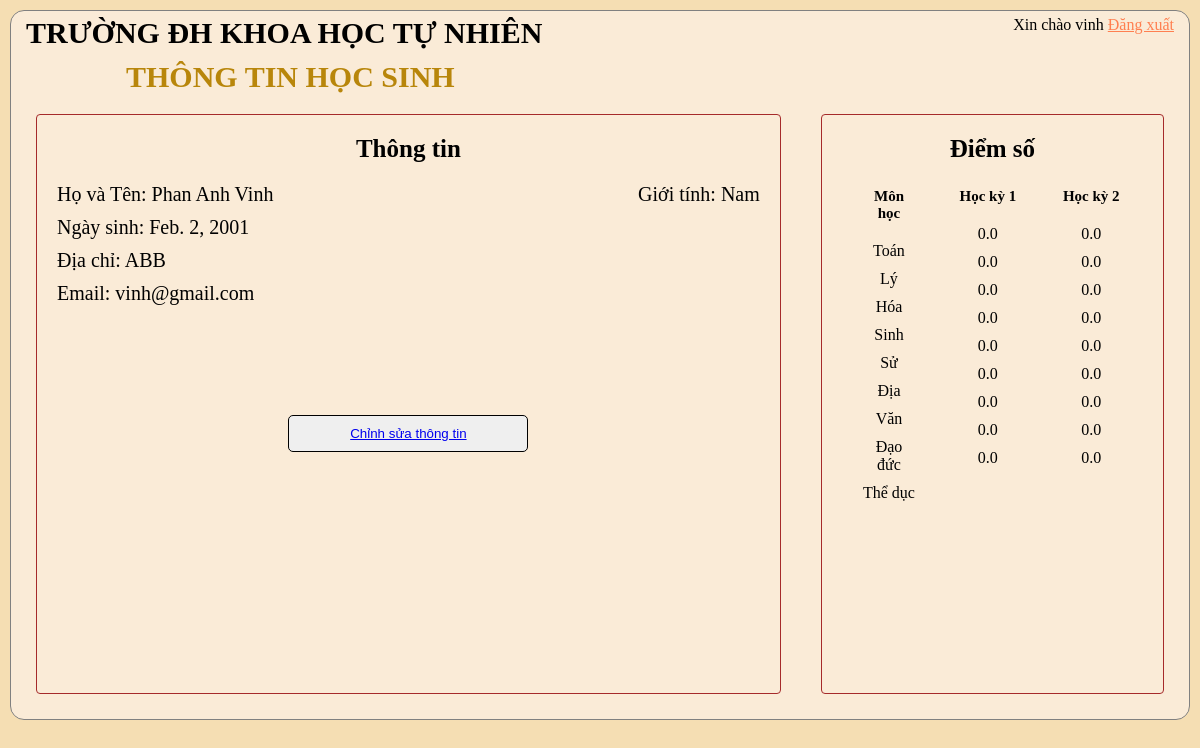
Page /studentProfile/ (signed in) on the earlier database version.
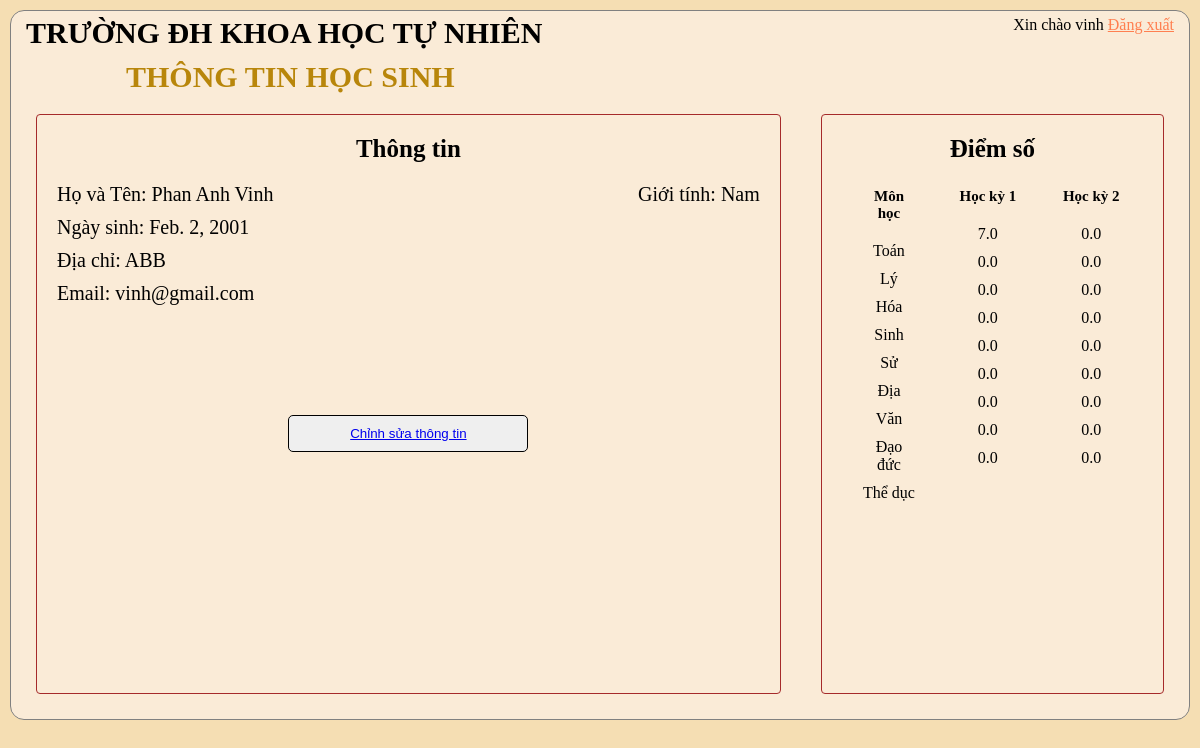
Same page on the later database version.
### Student/models.py (models this page shows, shortened)
class Score(models.Model):
	SEMESTER = (
		('học kỳ 1','học kỳ 1'),('học kỳ 2','học kỳ 2')
		)
	semester = models.CharField(max_length = 200, null = True, choices = SEMESTER)
	students = models.ForeignKey(Student, null = True, on_delete = models.CASCADE)
	Toan = models.FloatField(default=0)
	Ly =  models.FloatField(default=0)
	Hoa =  models.FloatField(default=0)
	Sinh =  models.FloatField(default=0)
	Su = models.FloatField(default=0)
	Dia = models.FloatField(default=0)
	Van = models.FloatField(default=0)
	Daoduc = models.FloatField(default=0)
	TheDuc = models.FloatField(default=0)
	class Meta:
		unique_together = ('semester', 'students')

### Student/decorators.py (the view)
		def wrapper_func(request, *args, **kwargs):
			group = None
			if request.user.groups.exists():
				group = request.user.groups.all()[0].name
			if group in allowed_roles:
				return view_func(request, *args, **kwargs)
			else:
				return HttpResponse('You are not authorized to view this page')

### Student/views.py (called while the page is built)
@login_required(login_url='login')
@allowed_users(allowed_roles=['Student'])
def studentProfile(request):
	scores = request.user.Student.score_set.all()
	for i in scores:
		if i.semester == 'học kỳ 1':
			hk1 = i
		else:
			hk2 = i
	print(hk1.Toan)
	context = {'hk1':hk1,'hk2':hk2}
	return render(request,"Student/studentProfile.html",context)

### Student/templates/Student/studentProfile.html (shortened to what this page needs)
{% load static %}
<!DOCTYPE html>
<html lang="en">
<head>
    <link rel="stylesheet" type="text/css" href="{% static '/css/main.css' %}">
</head>
<body>
    <div class="main-container">
        <div class="navigation-top">
            <div id="KHTN">
                <h1>TRƯỜNG ĐH KHOA HỌC TỰ NHIÊN</h1>
            </div>
            <div class="choice">
                <p>Xin chào {{request.user}} <a href="{% url 'logout' %}">Đăng xuất</a></p>
            </div>
        </div>
        <h2>THÔNG TIN HỌC SINH</h2>
            <div class="content">
                <div class="info">
                    <h3>Thông tin</h3>
                    <div class="name-gender">
                        <p>Họ và Tên: {{request.user.Student.name}}</p>
                        <p>Giới tính: {{request.user.Student.sex}}</p>
                    </div>
                    <p>Ngày sinh: {{request.user.Student.birthday}}</p>
                    <p>Địa chỉ: {{request.user.Student.house_location}}</p>
                    <p>Email: {{request.user.Student.email}}</p>
                    <button type="submit" class="btn-tiep-nhan"><a href="{% url 'studentSetting' %}">Chỉnh sửa thông tin</a></button>
                </div>
                <div class="score">
                    <h3>Điểm số</h3>
                    <div class="content">
                        <div class="mon-hoc">
                            <h4>Môn học</h4>
                            <ul>
                                <li>Toán</li>
                                <li>Lý</li>
                                <li>Hóa</li>
                                <li>Sinh</li>
                                <li>Sử</li>
                                <li>Địa</li>
                                <li>Văn</li>
                                <li>Đạo đức</li>
                                <li>Thể dục</li>
                            </ul>
                        </div>
                        <div class="hk1">
                            <h4>Học kỳ 1</h4>
                            <ul>
                                <li>{{hk1.Toan}}</li>
                                <li>{{hk1.Ly}}</li>
                                <li>{{hk1.Hoa}}</li>
                                <li>{{hk1.Sinh}}</li>
                                <li>{{hk1.Su}}</li>
                                <li>{{hk1.Dia}}</li>
                                <li>{{hk1.Van}}</li>
                                <li>{{hk1.Daoduc}}</li>
                                <li>{{hk1.TheDuc}}</li>
                            </ul>
                        </div>
                        <div class="hk2">
                            <h4>Học kỳ 2</h4>
                            <ul>
                                <li>{{hk2.Toan}}</li>
                                <li>{{hk2.Ly}}</li>
                                <li>{{hk2.Hoa}}</li>
                                <li>{{hk2.Sinh}}</li>
                                <li>{{hk2.Su}}</li>
                                <li>{{hk2.Dia}}</li>
                                <li>{{hk2.Van}}</li>
                                <li>{{hk2.Daoduc}}</li>
                                <li>{{hk2.TheDuc}}</li>
                            </ul>
                        </div>
                    </div>
                </div>
            </div>
    </div>
</body>

Differences in the rows shown:
changed Score (number 1 of 2 on the later page): Toan "0.0" → "7.0"
